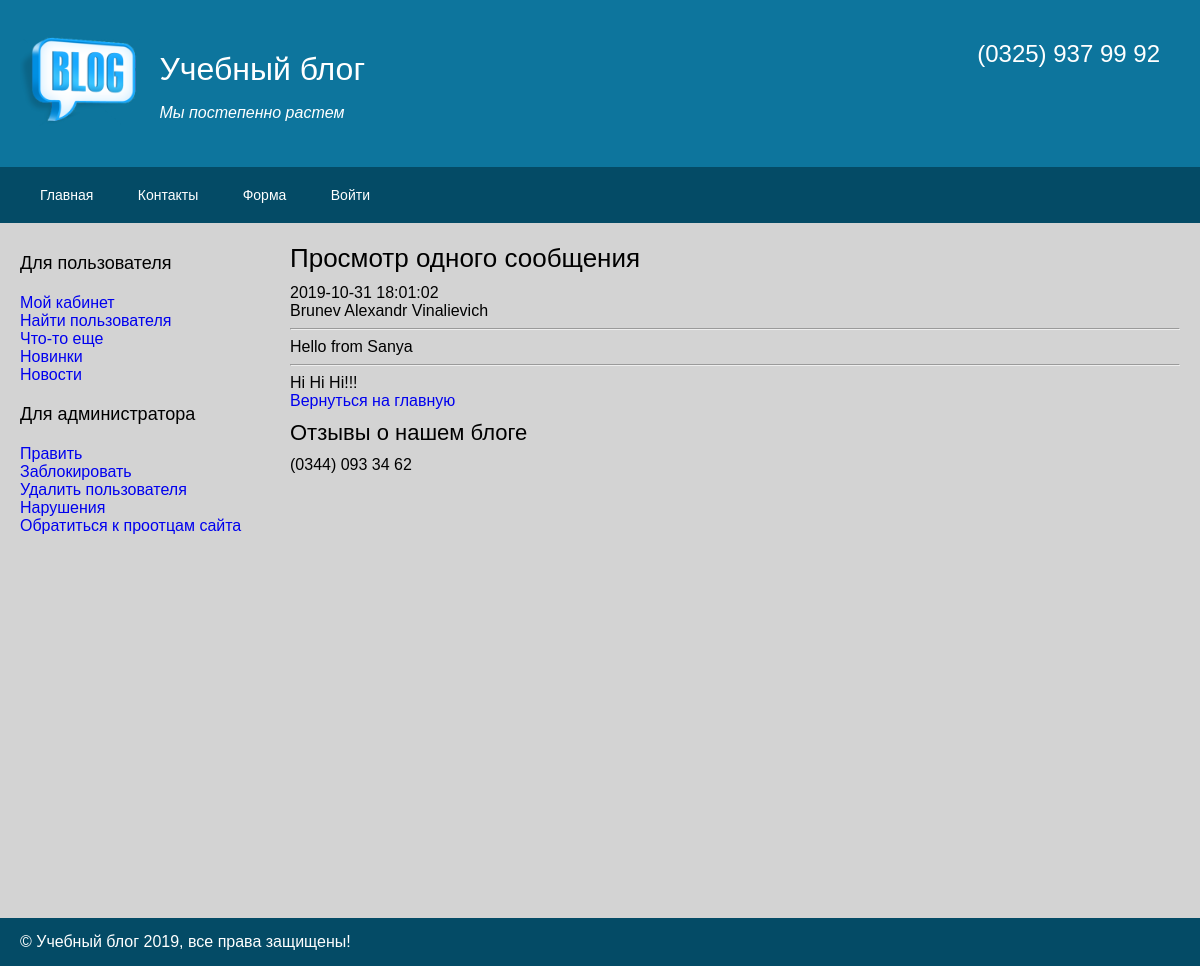
The app's page /messages/one/2 with its own data.
### tables this page shows
CREATE TABLE `messages` (
  `id_message` int(10) UNSIGNED NOT NULL,
  `dt` timestamp NOT NULL DEFAULT current_timestamp(),
  `full_name` varchar(64) NOT NULL,
  `name` varchar(64) NOT NULL,
  `text` text NOT NULL
);

### Core/Template.php (called while the page is built, shortened)
<?php
    class Template{
        protected $globalVars;
        protected function __construct(){
            $this->globalVars = [];
        }
        public function addGlobal($name, $value){
            $this->globalVars[$name] = $value;
        }
        public function render($fname, $params = []){
            extract($this->globalVars);
            extract($params);
            include "View/{$fname}.php";
            return ob_get_clean();
        }
    }

### Controllers/Base.php (called while the page is built, shortened)
<?php
    abstract class Base{
        protected $templateBuilder;
        public function __construct(){
            $this->templateBuilder = Template::instance();
        }
        public function load($params){
            $this->params = $params;
        }
        public function template($path, $params = []){
            return $this->template = $this->templateBuilder->render($path, $params);
        }
    }

### Controllers/Messages.php (called while the page is built, shortened)
<?php
    class Messages extends Client {
        protected $model;
        public function __construct(){
            $this->model = new Model();
        }
        public function action_one(){
            $id = $this->params[2] ?? '';
            $message = $this->model->one($id);
            if($message === false){
                throw new Exceptions\E404('message not found');
            } else{
                $this->content = $this->template('v_one', [
                    'id' => $id,
                    'message' => $message
                ]);
            }
        }
    }

### autoload.php (called while the page is built, shortened)
<?php
    spl_autoload_register(function($className){
        $path = str_replace('\\', '/', $className) . '.php';
    });

### Core/Sql.php (called while the page is built, shortened)
<?php
    class Sql{
        protected static $instance;
        protected $db;
        public static function instance(){
            if(self::$instance == null){
                self::$instance = new self();
            }
            return self::$instance;
        }
        protected function __construct(){
            $this->db = new PDO ('mysql:host=localhost;dbname=phpcource', 'root', '');
            $this->db->exec('SET NAMES UTF8');
        }
        public function select($sql, $params = []){
            return $this->query($sql, $params)->fetchAll();
        }
        public function query($sql, $params = []){
            $query = $this->db->prepare($sql);
            $query->execute($params);
            return $query;
        }
        protected function checkError($query)
        {
            $info = $query->errorInfo();
        }
        public function one ($table, $where, $whereParams = []){
            $sql = "SELECT * FROM $table WHERE $where";
            return $this->select($sql, $whereParams);
        }
    }

### Core/Model.php (called while the page is built, shortened)
<?php
    abstract class Model
    {
        protected $db;
        protected $table;
        protected $pk;
        public function __construct(){
            $this->db = Sql::instance();
        }
        public function one($id){
            $res = $this->db->one("$this->table", "$this->pk=:id",
                    ['id' => $id]);
            return $res[0] ?? false;
        }
    }

### Models/Messages.php (called while the page is built, shortened)
<?php
    class Messages extends Model {
        public function __construct(){
            $this->table = 'messages';
            $this->pk = 'id_message';
        }
    }

### View/v_one.php (the view, shortened to what this page needs)
<!doctype html>
<html lang="en">
<head>
</head>
<body>
<em><?=$message['dt'] ?></em>
<br>
<strong><?=$message['full_name'] ?></strong>
<hr>
<strong><?=$message['name'] ?></strong>
<hr>
<div><?=$message['text'] ?></div>
<a href="<?=$root?>messages">Вернуться на главную</a>
</body>
</html>

### Assets/css/styles.css (style rules this page uses)
body,html { color:#000; font-family:OpenSans-Regular,Arial; background-color: lightgray; font-size:16px;height:100% }
a { outline:0; text-decoration:none }

### records on screen
messages: dt "2019-10-31 18:01:02", full_name "Brunev Alexandr Vinalievich", name "Hello from Sanya", text "Hi Hi Hi!!!"

### other values on screen
$title "Просмотр одного сообщения"
